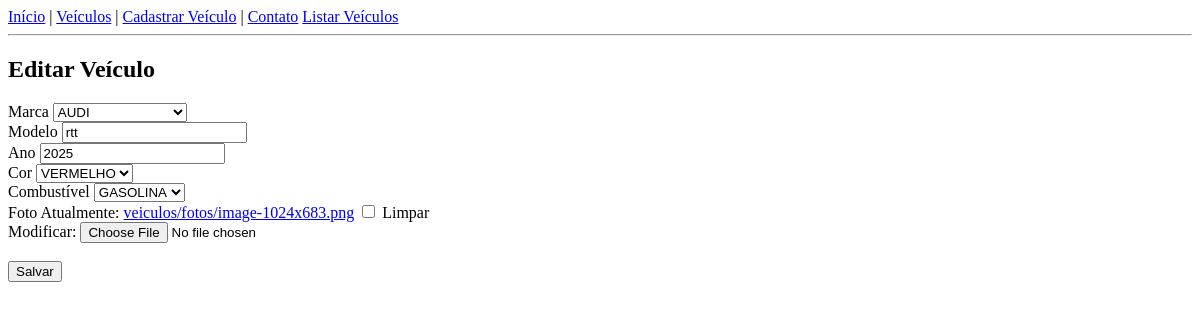
/veiculo/editar/5/ (signed in), run on an earlier commit of the app's database.
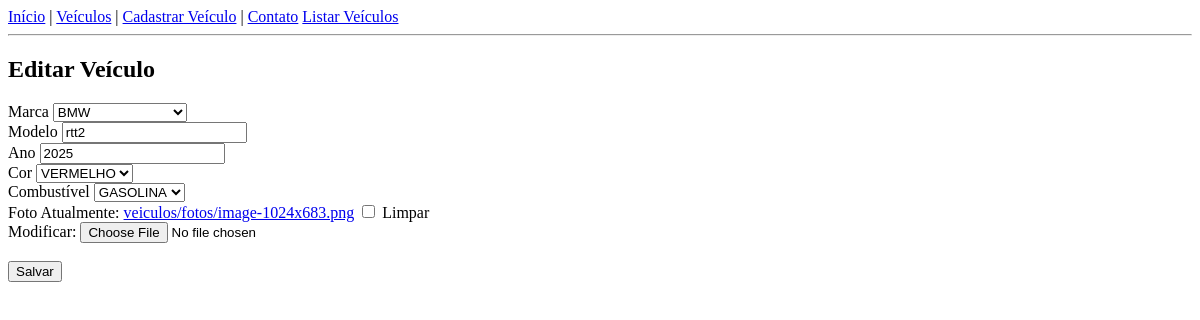
And on a later commit of the database.
### veiculo/models.py (models this page shows, shortened)
class Veiculo(models.Model):
    marca = models.SmallIntegerField(choices=OPCOES_MARCAS,default=1)
    modelo = models.CharField(max_length=100)
    ano = models.IntegerField()
    cor = models.SmallIntegerField(choices=OPCOES_CORES,default=1)
    combustivel = models.SmallIntegerField(choices=OPCOES_COMBUSTIVEL,default=1)
    foto = models.ImageField(blank=True,null=True,upload_to='veiculos/fotos')

### veiculo/views.py (the view)
# urls.py: path('editar/<int:pk>/', EditarVeiculos.as_view(), name='editar-veiculos'),
class EditarVeiculos(LoginRequiredMixin,UpdateView):
    model = Veiculo
    form_class = FormularioVeiculo
    template_name = 'editar.html'
    success_url = reverse_lazy('listar-veiculos')

### veiculo/forms.py
class FormularioVeiculo(ModelForm):
        class Meta:
                model = Veiculo
                exclude = []

### templates/editar.html (shortened to what this page needs)
{% extends 'base.html' %}
{% block content %}
<h2>Editar Veículo</h2>
<form action="{% url 'editar-veiculos' veiculo.pk %}" method="POST" enctype="multipart/form-data">
    <div class="row">
        <div class="col-6">
            <label>Marca</label>
            {{ form.marca }}
        </div>
        <div class="col-6">
            <label>Modelo</label>
            {{ form.modelo }}
        </div>
        <div class="col-6">
            <label>Ano</label>
            {{ form.ano }}
        </div>
        <div class="col-6">
            <label>Cor</label>
            {{ form.cor }}
        </div>
        <div class="col-6">
            <label>Combustível</label>
            {{ form.combustivel }}
        </div>
        <div class="col-6">
            <label>Foto</label>
            {{ form.foto }}
        </div>
    </div>
    <br>
    <button type="submit">Salvar</button>
{% endblock %}

What changed in the data, as far as the page shows it:
changed Veiculo "VERMELHO": marca "AUDI" → "BMW"; modelo "rtt" → "rtt2"
